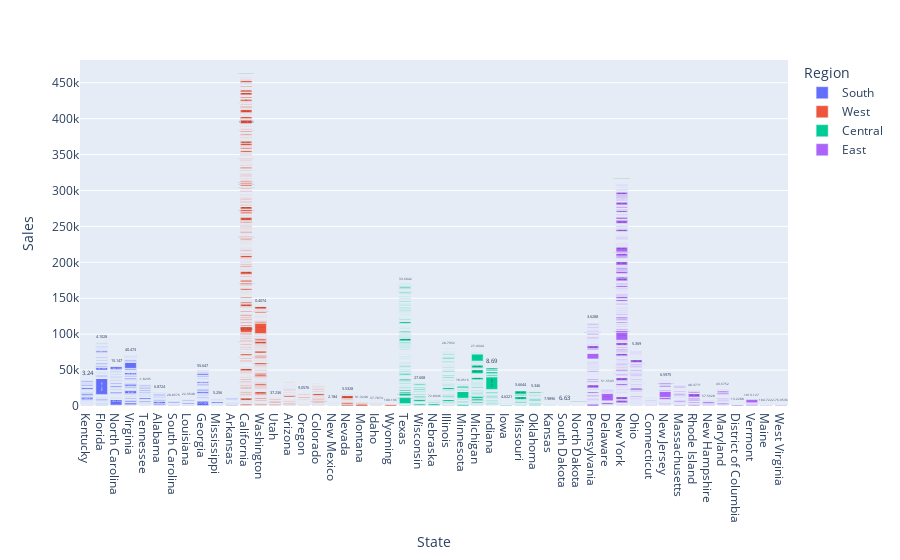

Here is the notebook cell this chart was saved with:
### Markdown cell above
######  office supplies is the most frequent type of categories

### Code cell
fig=ex.bar(df,x=df['State'],y=df['Sales'],color='Region',text='Profit')
fig.show()

### Figure 1 — Plotly figure (JSON) as saved in the notebook; plotly's stock layout.template omitted (floating-point values rounded to 4 significant figures; data arrays with more than 128 entries replaced by an {"elided": "..."} marker saying what was removed)
{"data": [{"alignmentgroup": "True", "hovertemplate": "Region=South<br>State=%{x}<br>Sales=%{y}<br>Profit=%{text}<extra></extra>", "legendgroup": "South", "marker": {"color": "#636efa", "pattern": {"shape": ""}}, "name": "South", "offsetgroup": "South", "orientation": "v", "showlegend": true, "text": {"elided": "1620 float values"}, "textposition": "auto", "type": "bar", "x": {"elided": "1620 str values"}, "xaxis": "x", "y": {"elided": "1620 float values"}, "yaxis": "y"}, {"alignmentgroup": "True", "hovertemplate": "Region=West<br>State=%{x}<br>Sales=%{y}<br>Profit=%{text}<extra></extra>", "legendgroup": "West", "marker": {"color": "#EF553B", "pattern": {"shape": ""}}, "name": "West", "offsetgroup": "West", "orientation": "v", "showlegend": true, "text": {"elided": "3193 float values"}, "textposition": "auto", "type": "bar", "x": {"elided": "3193 str values"}, "xaxis": "x", "y": {"elided": "3193 float values"}, "yaxis": "y"}, {"alignmentgroup": "True", "hovertemplate": "Region=Central<br>State=%{x}<br>Sales=%{y}<br>Profit=%{text}<extra></extra>", "legendgroup": "Central", "marker": {"color": "#00cc96", "pattern": {"shape": ""}}, "name": "Central", "offsetgroup": "Central", "orientation": "v", "showlegend": true, "text": {"elided": "2319 float values"}, "textposition": "auto", "type": "bar", "x": {"elided": "2319 str values"}, "xaxis": "x", "y": {"elided": "2319 float values"}, "yaxis": "y"}, {"alignmentgroup": "True", "hovertemplate": "Region=East<br>State=%{x}<br>Sales=%{y}<br>Profit=%{text}<extra></extra>", "legendgroup": "East", "marker": {"color": "#ab63fa", "pattern": {"shape": ""}}, "name": "East", "offsetgroup": "East", "orientation": "v", "showlegend": true, "text": {"elided": "2845 float values"}, "textposition": "auto", "type": "bar", "x": {"elided": "2845 str values"}, "xaxis": "x", "y": {"elided": "2845 float values"}, "yaxis": "y"}], "layout": {"barmode": "relative", "legend": {"title": {"text": "Region"}, "tracegroupgap": 0}, "margin": {"t": 60}, "xaxis": {"anchor": "y", "domain": [0, 1], "title": {"text": "State"}}, "yaxis": {"anchor": "x", "domain": [0, 1], "title": {"text": "Sales"}}}}
